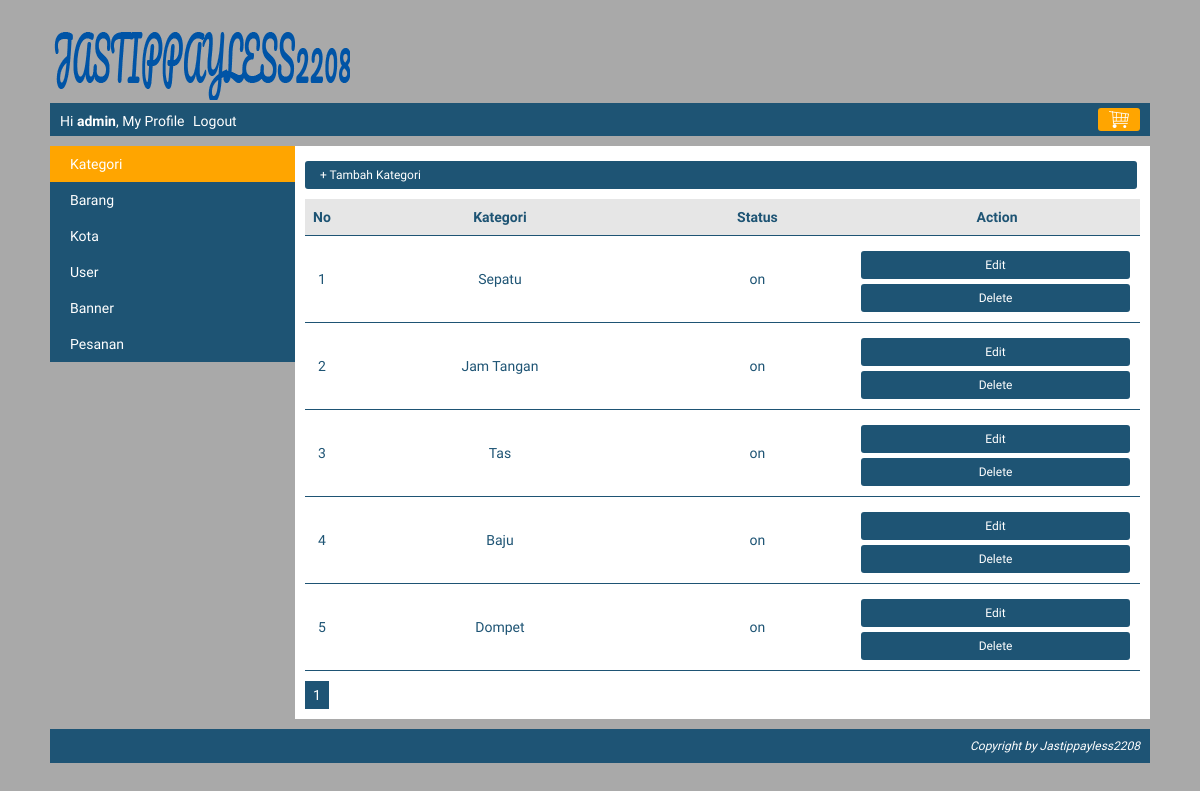
The app's page /index.php?page=my_profile&module=kategori&action=list (signed in) with its own data.
### tables this page shows
CREATE TABLE `kategori` (
  `kategori_id` int(10) NOT NULL,
  `kategori` varchar(150) NOT NULL,
  `status` enum('on','off') NOT NULL
);

### module/kategori/list.php (the view, shortened to what this page needs)
<div id="frame-tambah">
	<a href="<?php echo BASE_URL."index.php?page=my_profile&module=kategori&action=form"; ?>" class="tombol-action">+ Tambah Kategori</a>
</div>
<?php
	$pagination = isset($_GET["pagination"]) ? $_GET["pagination"] : 1;
	$data_per_halaman = 5;
	$mulai_dari = ($pagination-1) * $data_per_halaman;
	$queryKategori = mysqli_query($koneksi, "SELECT * FROM kategori LIMIT $mulai_dari, $data_per_halaman");
	if (mysqli_num_rows($queryKategori) == 0) {
		echo "<h3>Saat ini belum ada nama kategori di dalam tabel kategori</h3>";
	}else{
		echo "<table class='table-list'>";
		echo "<tr class='baris-title'>
				<th class='kolom-nomor'>No</th>
				<th class='kiri'>Kategori</th>
				<th class='tengah'>Status</th>
				<th class='tengah'>Action</th>
			 </tr>";
		$no=1 + $mulai_dari;
		while ($row=mysqli_fetch_assoc($queryKategori)) {
			echo "<tr>
					<td class='kolom-nomor'>$no</td>
					<td class='kiri'>$row[kategori]</td>
					<td class='tengah'>$row[status]</td>
					<td class='tengah'>
						<a  class='tombol-action' href ='".BASE_URL."index.php?page=my_profile&module=kategori&action=form&kategori_id=$row[kategori_id]'>Edit</a>
						<a  class='tombol-action' href ='".BASE_URL."module/kategori/action.php?button=Delete&kategori_id=$row[kategori_id]'>Delete</a>
					</td>
				 </tr>";
			$no++;
		}
		echo "</table>";
	}
?>

### css/style.css (style rules this page uses)
body { font-family: 'Sniglet', cursive; font-size: 14px; color: #1e5474; background: #A9A9A9; width: 1100px; height: auto; margin: 0px auto; padding: 10px; }
.table-list { width: 100%; border-collapse: collapse; }
.table-list tr { border-bottom: 1px solid #1e5474; }
.table-list tr.baris-title { background: #E6E6E6; }
.table-list tr th, .table-list tr td { padding: 10px 7px; }
.kolom-nomor { text-align: center; width: 20px; }
.kiri { text-align: center; }
.tengah { text-align: center; }
.tombol-action { background: #1e5474; color: white; padding: 7px 15px; border-radius: 3px; cursor: pointer; text-decoration: none; margin-right: 3px; font-size: 12px; display: block; float:inherit; margin-top: 5px; }
#frame-tambah { margin-bottom: 10px; overflow: hidden; }

### records on screen
kategori: kategori "Sepatu", status "on"
kategori: kategori "Jam Tangan", status "on"
kategori: kategori "Tas", status "on"
kategori: kategori "Baju", status "on"
kategori: kategori "Dompet", status "on"

### other values on screen
$nama "admin"
